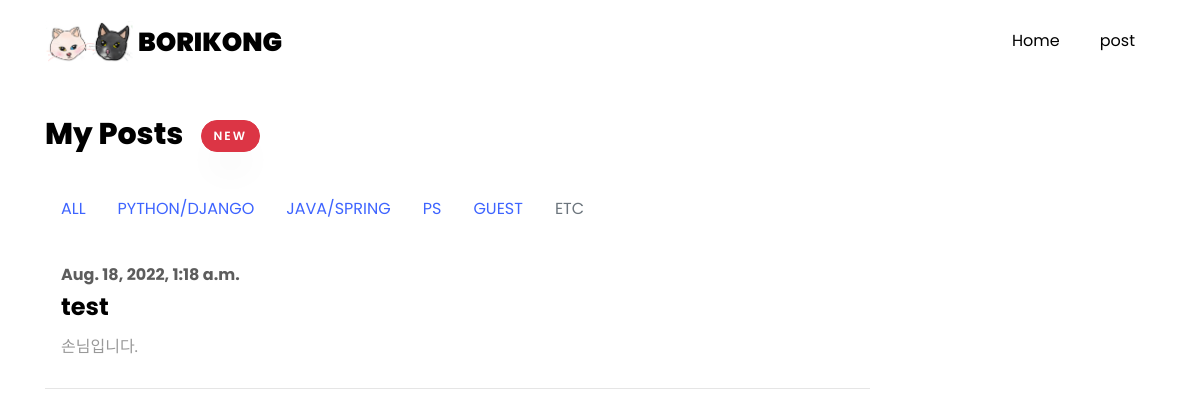
/guest/, run on the app's committed database.
### main/models.py (models this page shows, shortened)
class Post(models.Model):
    CATEGORIES = (
        ('PYTHON/DJANGO', 'python/django'),
        ('JAVA/SPRING', 'java/spring'),
        ('ANDROID', 'android'),
        ('ML', 'ml'),
        ('PS', 'ps'),
        ('GUEST','guest'),
        ('ETC', 'etc')
    )
    category = models.CharField(max_length=200, default="etc", choices=CATEGORIES,verbose_name="글 분류")
    user=models.CharField(max_length=20, default="borikong",verbose_name="작성자")
    passwd=models.CharField(max_length=50,default="",verbose_name="비밀번호")
    postname=models.CharField(max_length=100,verbose_name="제목")
    contents=models.TextField(verbose_name="내용")
    hits=models.PositiveIntegerField(default=0,verbose_name="조회수")
    mainphoto=models.ImageField(blank=True,null=True)
    subphoto1=models.ImageField(blank=True, null=True)
    subphoto1 = models.ImageField(blank=True, null=True)
    subphoto2 = models.ImageField(blank=True, null=True)
    subphoto3 = models.ImageField(blank=True, null=True)
    subphoto4 = models.ImageField(blank=True, null=True)
    subphoto5 = models.ImageField(blank=True, null=True)
    subphoto6 = models.ImageField(blank=True, null=True)
    subphoto7 = models.ImageField(blank=True, null=True)
    subphoto8 = models.ImageField(blank=True, null=True)
    subphoto9 = models.ImageField(blank=True, null=True)
    created_at = models.DateTimeField(auto_now_add=True)
    updated_at = models.DateTimeField(auto_now=True)
    def summary(self):
        return self.contents[:100]

### main/views.py (the view)
# urls.py: path('<str:pk>/',categorized,name='categorized'),
def categorized(request, pk):
    pkr=None
    if pk == "python-django":
        pkr = "PYTHON/DJANGO"
    elif pk == "java-spring":
        pkr = "JAVA/SPRING"
    elif pk == "android" or pk == "ml" or pk == "ps" or pk=="guest" or pk == "etc":
        pkr = pk.upper()
    postlist = Post.objects.filter(category=pkr)
    return render(request, 'main/index.html', {'postlist': postlist})

### main/templates/main/index.html
{% extends "base.html" %}
{% load static %}
{% block content %}
<section class="ftco-section ftco-no-pb goto-here" id="post-section">
    <div class="container">
        <div class="row">
            <div class="col-md-9">
                <div id="page-1" class="page one">
                    <h2 class="heading">My Posts &nbsp; <button type="button" class="btn btn-danger" onclick="location.href='{% url 'main:writing' %}'">new</button></h2>
{% include "./components/c_nav.html" %}
                    {% for list in postlist reversed%}
                    <div class="resume-wrap d-flex ftco-animate">
                        <div class="text pl-3">
                            <span class="date">{{list.created_at}}</span>
                            <h2 onclick="location.href='{% url 'main:posting' pk=list.pk %}'" onMouseover="this.style.color='#3e64ff';"
                                onMouseout="this.style.color='black';" style="cursor:pointer">{{list.postname}}</h2>
                            <p>{{list.summary}}</p>
                        </div>
                    </div>
                    {% endfor %}
                </div>
            </div>
        </div>
    </div>
</section>
{% endblock %}

### data on the page
Post: created_at "Aug. 18, 2022, 1:18 a.m.", postname "test", summary "손님입니다."
